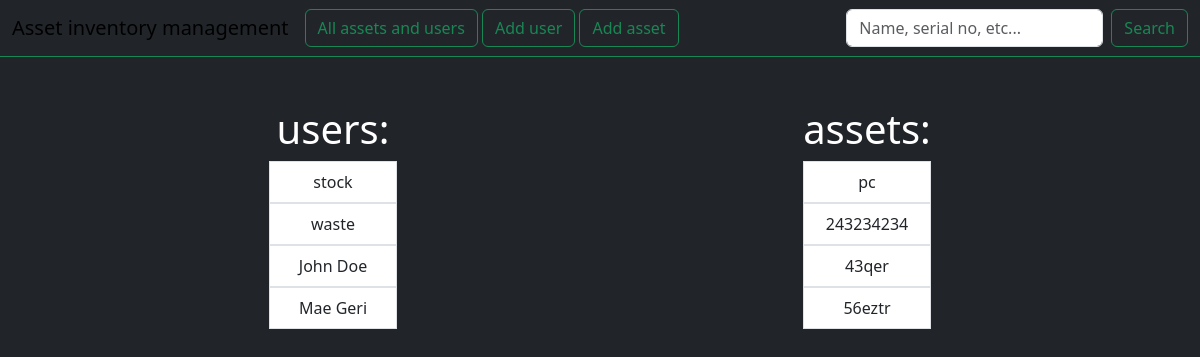
Before: /total with the older database file.
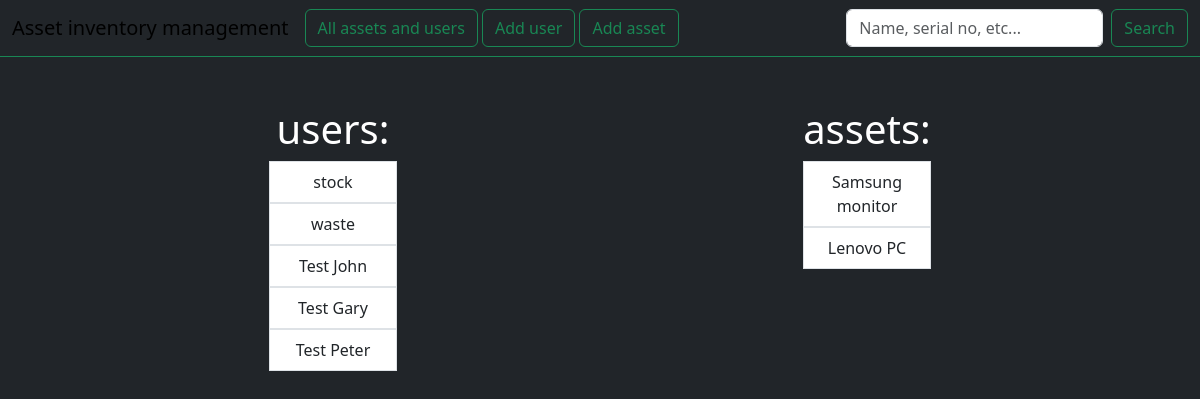
After: the same page with the newer database file.
### inventory/models.py (models this page shows, shortened)
class User(models.Model):
    name = models.CharField(max_length=40)
    username = models.CharField(max_length=20, blank=True, unique=True)
    department = models.CharField(max_length=50, blank=True)
    office = models.IntegerField(blank=True)

class Asset(models.Model):
    user = models.ForeignKey(User, default=1, on_delete=models.SET_DEFAULT)
    barcode = models.CharField(max_length=10, unique=True)
    serial_no = models.CharField(max_length=20, blank=True, null=True, unique=True)
    designation = models.CharField(max_length=20)
    other = models.CharField(max_length=50, blank=True)

### inventory/views.py (the view)
# urls.py: path('total', views.total, name="total"),
def total(request):
    return render(request, 'inventory/total.html', {
        'users': User.objects.all(),
        'assets': Asset.objects.all(),
    })

### inventory/templates/inventory/total.html
{% extends 'inventory/index.html' %}
{% block total %}
<div class="row" align="center">
    <div class="col-6">
        <h1 class="text-white bg-dark">users:</h1>
        <div class="list-group">
            {% for user in users %}
            <div class="col-3 align-self-center">
                <a class="list-group-item list-group-item-action" href="/user/{{ user.id }}/">{{ user.name }}</a>
            </div>
            {% endfor %}
        </div>
    </div>
    <div class="col-6">
        <h1 class="text-white bg-dark">assets:</h1>
        <div class="list-group">
            {% for asset in assets %}
            <div class="col-3 align-self-center">
                <a class="list-group-item list-group-item-action"
                   href="/asset/{{ asset.id }}/">{{ asset.designation }}</a>
            </div>
            {% endfor %}
        </div>
    </div>
</div>
{% endblock %}

Changed rows visible on the page:
removed User: name "John Doe"
removed User: name "Mae Geri"
removed Asset: designation "pc"
removed Asset: designation "243234234"
removed Asset: designation "43qer"
removed Asset: designation "56eztr"
added User: name "Test John"
added User: name "Test Gary"
added User: name "Test Peter"
added Asset: designation "Samsung monitor"
added Asset: designation "Lenovo PC"
